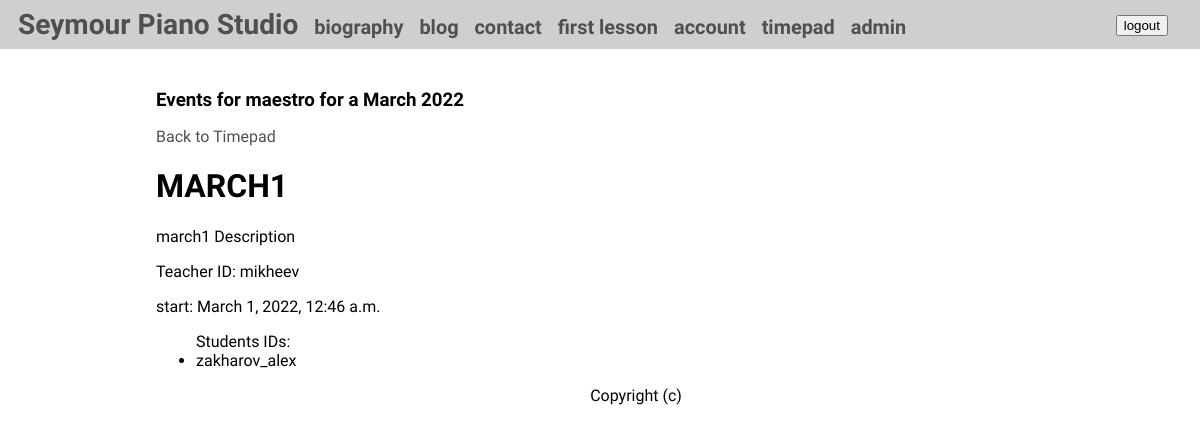
Screenshot of /timepad/events/2022/3 (signed in) with the database file from the repository.
### timepad/models.py (models this page shows, shortened)
class Event(models.Model):
    title = models.CharField(max_length=200)
    description = models.TextField()
    start_time = models.DateTimeField()
    end_time = models.DateTimeField()
    teacher_id = models.ForeignKey(User, on_delete=models.SET_NULL, blank=True, null=True, related_name='teacher')
    student_ids = models.ManyToManyField(User, related_name='students')
    status = models.BooleanField(default=True)

### timepad/views.py (the view)
# urls.py: path('events/<int:year>/<int:month>', views.all_events, name='all_events'),
def all_events(request, year, month):
    if not request.user.is_authenticated:
        return redirect('account:account')
    month_num = month
    month_str = calendar.month_name[month].capitalize()
    user = request.user
    user_pk = request.user.pk
    if user.is_superuser:
        events = Event.objects.filter(start_time__month=month_num, start_time__year=year)
    else:
        events = Event.objects.filter(start_time__month=month_num, start_time__year=year, student_ids=user_pk)
    return render(request, 'timepad/events.html', {'events':     events,
                                                   'month_num':  month_num,
                                                   'month_str':  month_str,
                                                   'year':       year,
                                                   })

### timepad/templates/timepad/events.html (shortened to what this page needs)
{% extends 'main/base.html' %} {% load static %} {% block style %}
<link rel="stylesheet" href="{% static 'css/timepad.css' %}" />
{% endblock %} {% block content %}
<div id="timepad-conteiner">
  <h3>Events for {{user.get_username}} for a {{month_str}} {{year}}</h3>
  <p><a href="/timepad/{{ year }}/{{ month_num }}"> Back to Timepad</a></p>
  {% for event in events %}
  <div class="event">
      <h1 class="event_title">{{ event.title }}</h1>
      <p class="event_desc">{{ event.description|linebreaksbr }}</p>
      <p>Teacher ID: {{event.teacher_id}} </p>
      <div class="date">
          <p class="start_date">start: {{ event.start_time }}</p>
      </div>
      <ul>Students IDs:
          {% for user in event.student_ids.all %}
            <li> {{user}} </li>
          {% endfor %}
      </ul>
  </div>
  {% endfor %}
</div>
<footer>
    <center>
        <p>Copyright (c) {{ current_year }}</p>
    </center>
</footer>
{% endblock %}

### main/static/css/base.css (style rules this page uses)
body { background-color: #ffffff; font-family: 'Benne', serif; padding: 0 0; margin: auto; width: 100%; }
a { color: #505050; text-decoration: none; }

### timepad/static/css/timepad.css (style rules this page uses)
#timepad-conteiner { width: 100%; min-width: 300px; margin: 0 auto; }
h3 { margin: 0; }

### rows the page displays
Event: title "MARCH1", description "march1 Description", teacher_id "mikheev", start_time "March 1, 2022, 12:46 a.m."

### other values shown
{{ user.get_username }} "maestro"
{{ month_str }} "March"
{{ year }} "2022"
{{ user }} "zakharov_alex"
